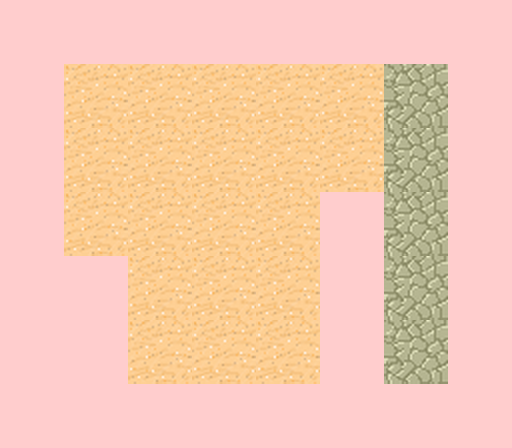

A level layout from a 2D game, rendered from its tile map. Below: a short description, then the map file with tile-grid data replaced by summaries:
An orthogonal 8x7 tile map with 64x64 px tiles, 5 tile layers (empty, stone, crystal, dest, ...), 7 tilesets and 6 objects (zergling).

<map version="1.0" orientation="orthogonal" renderorder="right-down" width="8" height="7" tilewidth="64" tileheight="64" nextobjectid="62">
 <tileset firstgid="1" name="empty" tilewidth="64" tileheight="64">
  <image source="tile/empty.png" width="64" height="64" />
 </tileset>
 <tileset firstgid="2" name="stone" tilewidth="64" tileheight="64">
  <image source="tile/stone.png" width="64" height="64" />
 </tileset>
 <tileset firstgid="3" name="crystal" tilewidth="64" tileheight="64">
  <image source="tile/crystal.png" width="64" height="64" />
 </tileset>
 <tileset firstgid="4" name="dest" tilewidth="64" tileheight="64">
  <image source="tile/dest.png" width="64" height="64" />
 </tileset>
 <tileset firstgid="5" name="hehe" tilewidth="64" tileheight="64">
  <image source="tile/hehe.png" width="64" height="64" />
 </tileset>
 <tileset firstgid="6" name="box" tilewidth="64" tileheight="64">
  <image source="tile/box.png" width="64" height="64" />
 </tileset>
 <tileset firstgid="7" name="red" tilewidth="64" tileheight="64">
  <image source="tile/red.png" width="64" height="64" />
  <tile id="0">
   <properties>
    <property name="Collidable" value="true" />
   </properties>
  </tile>
 </tileset>
 <layer name="empty" width="8" height="7">
  <data>[56 cells, 30 non-empty, 1 distinct tile ids]</data>
 </layer>
 <layer name="stone" width="8" height="7">
  <data>[56 cells, 26 non-empty, 1 distinct tile ids]</data>
 </layer>
 <layer name="crystal" width="8" height="7">
  <data>[56 cells, 5 non-empty, 1 distinct tile ids]</data>
 </layer>
 <layer name="dest" width="8" height="7">
  <data>[56 cells, 5 non-empty, 1 distinct tile ids]</data>
 </layer>
 <layer name="Meta" width="8" height="7">
  <data>[56 cells, 31 non-empty, 1 distinct tile ids]</data>
 </layer>
 <objectgroup name="player">
  <object id="36" name="zergling" gid="5" x="256" y="384" width="64" height="64" />
 </objectgroup>
 <objectgroup name="boxs">
  <object id="40" gid="6" x="192" y="320" width="64" height="64">
   <properties>
    <property name="Movable" value="true" />
   </properties>
  </object>
  <object id="58" gid="6" x="128" y="256" width="64" height="64">
   <properties>
    <property name="Movable" value="true" />
   </properties>
  </object>
  <object id="59" gid="6" x="128" y="320" width="64" height="64">
   <properties>
    <property name="Movable" value="true" />
   </properties>
  </object>
  <object id="60" gid="6" x="192" y="192" width="64" height="64">
   <properties>
    <property name="Movable" value="true" />
   </properties>
  </object>
  <object id="61" gid="6" x="256" y="256" width="64" height="64">
   <properties>
    <property name="Movable" value="true" />
   </properties>
  </object>
 </objectgroup>
</map>